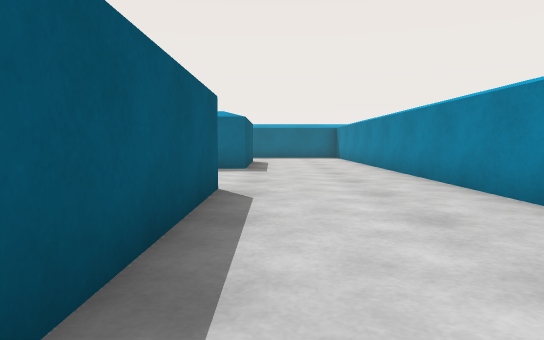
View 1 (above)

24 first-person views from a walk through a scene from a Unity 3-D project. The camera is 0.64 m above the floor, tilts 4° down and sees 70° across. The floor is counted in squares, 1 m on a side. Each view is taken from the middle of a square. On the plan, view 1 faces up. The plan holds only what a view shows up to about 11 squares ahead; the rest is blank. The place goes on beyond the plan. The player character is not drawn. Some animated figures are not drawn.

View 2
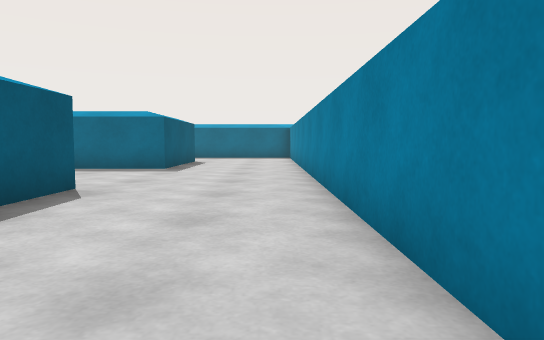

View 3
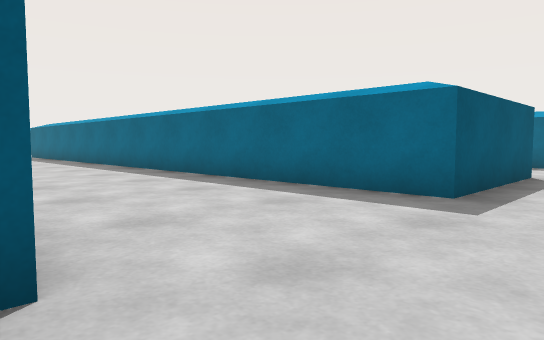

View 4
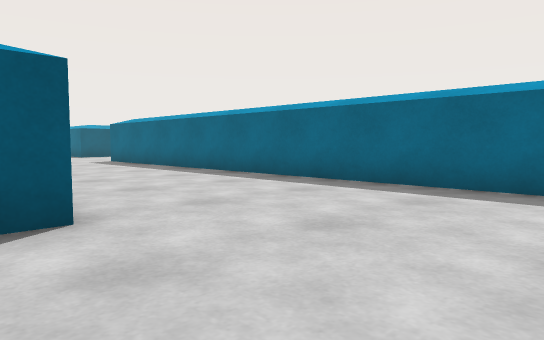

View 5
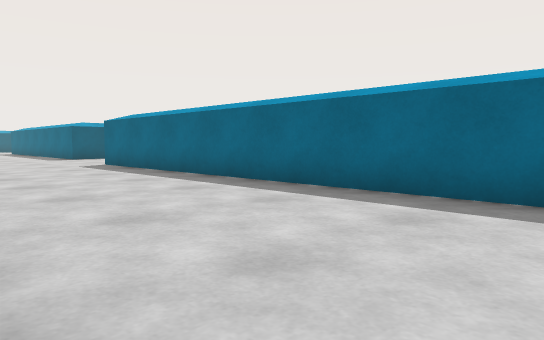

View 6
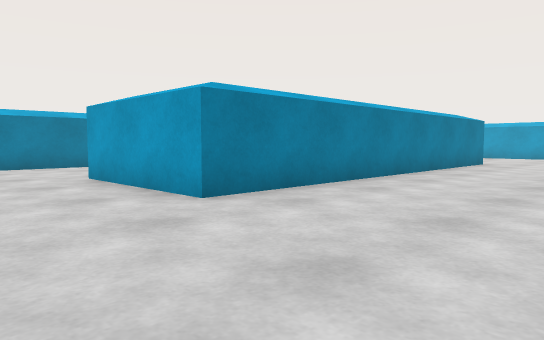

View 7
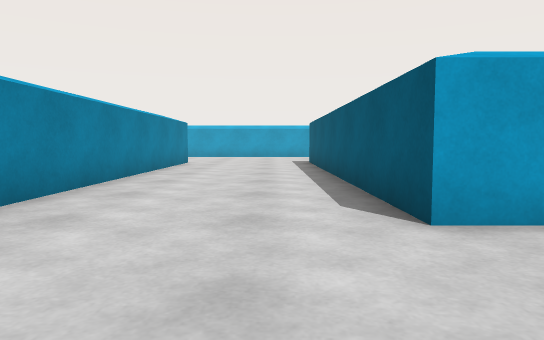

View 8
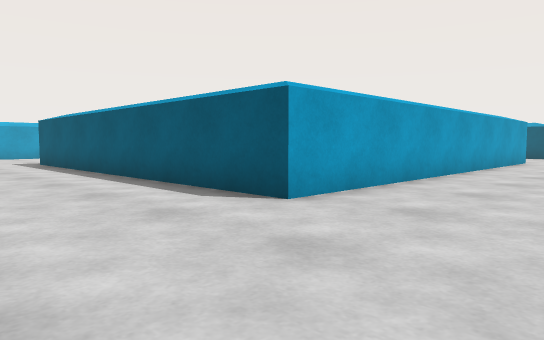

View 9
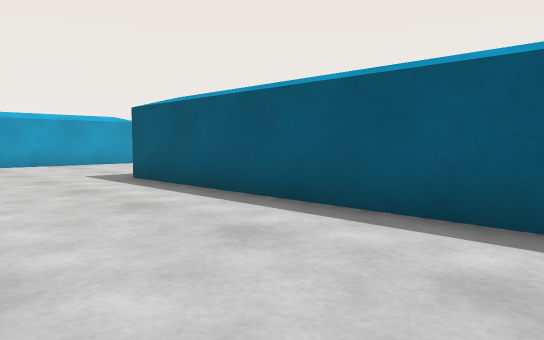

View 10
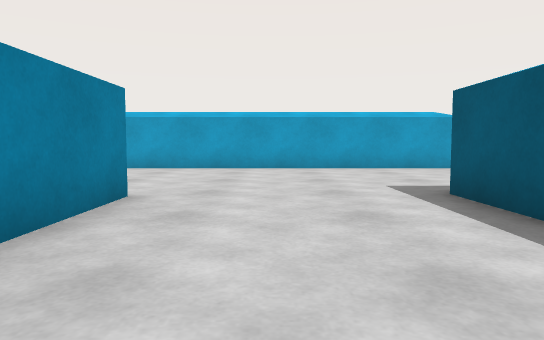

View 11
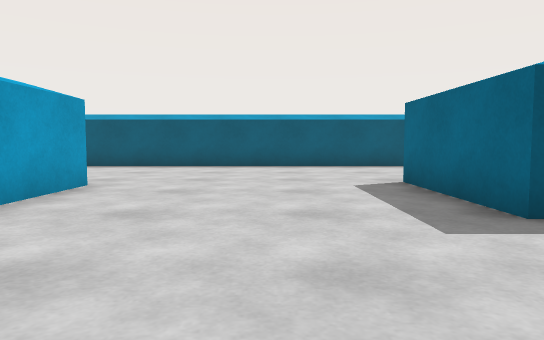

View 12
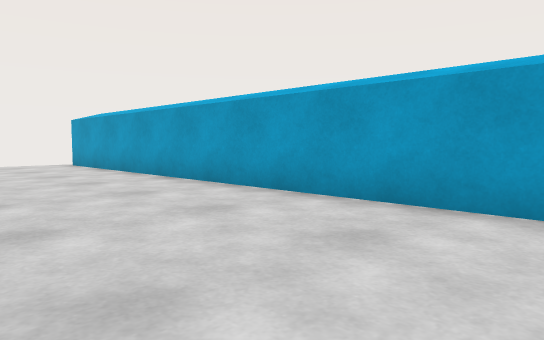

View 13
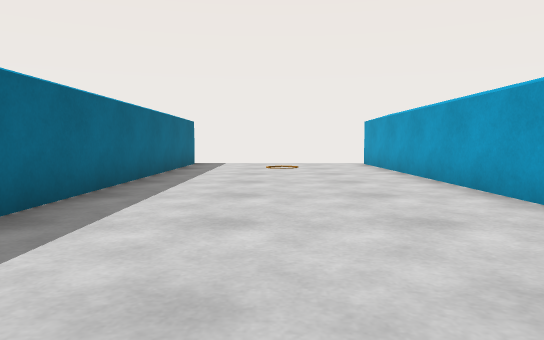

View 14
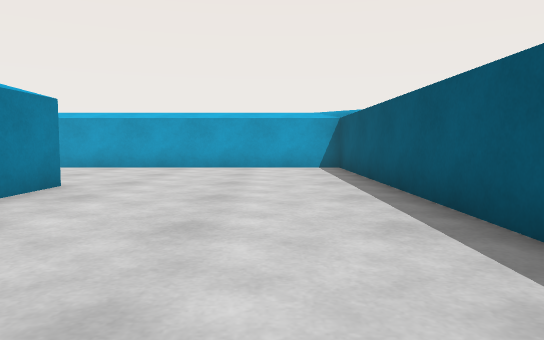

View 15
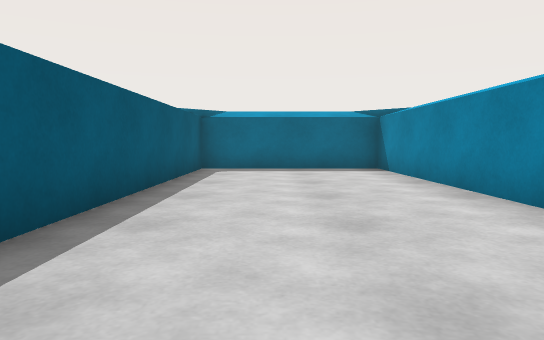

View 16
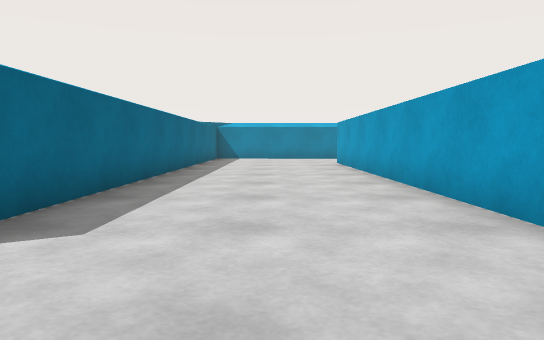

View 17
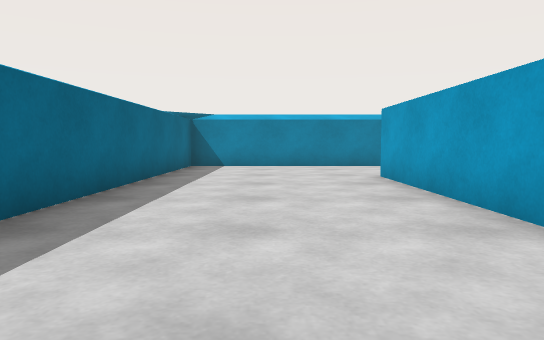

View 18
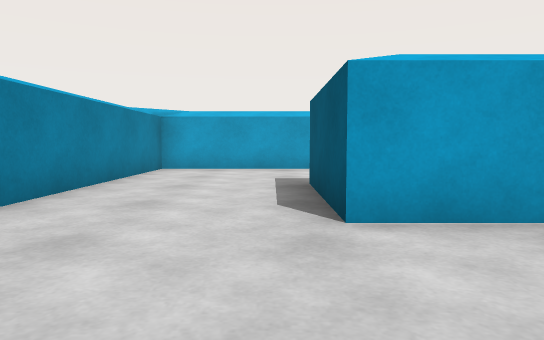

View 19
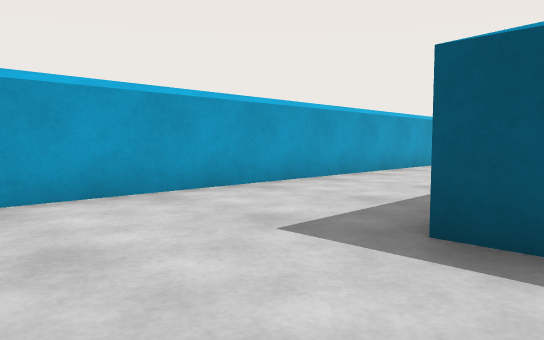

View 20
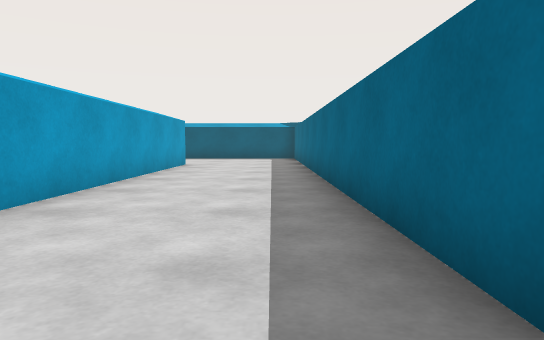

View 21
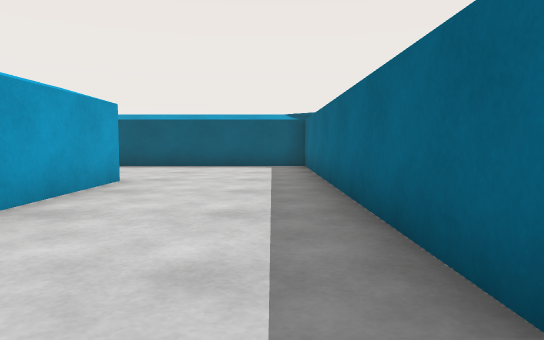

View 22
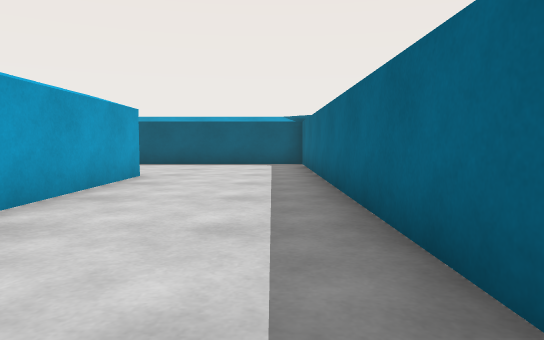

View 23
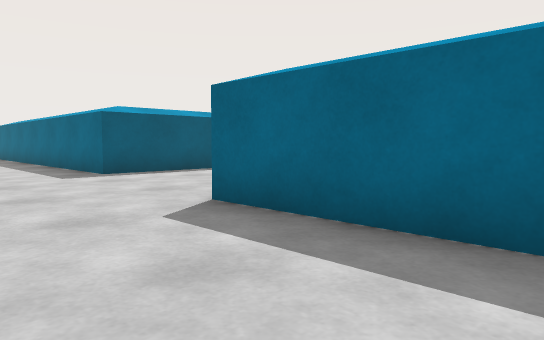

View 24
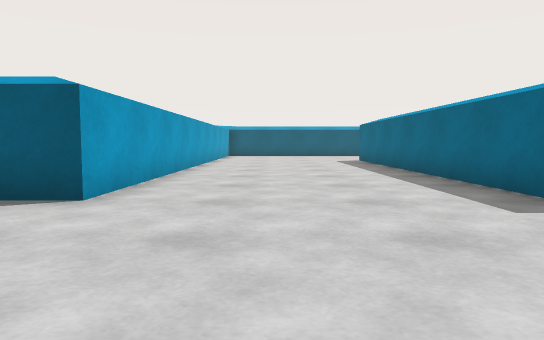

### Floor plan
Points are (right, up) in squares from view 1. A wall is a line through its corners. A room is listed if a view was taken in it or the views show most of it. See-through windows are left out.
Room 1 (views 1, 2, 3, 4, 5, 6, 7, 8, 9, 10, 11, 12, 13, 14, 15, 16, 17, 18, 19, 20, 21, 22, 23, 24)
walls: (-11.3, -4.2) (-11.3, 1.7) (-15.8, 1.7) (-15.8, -17.1) (-0.5, -17.1); (-10.9, -9.8) (6.9, -9.8); (-10.9, -12.9) (-10.9, -11.4); (-4.3, -4.7) (-4.3, 5.4) (-0.8, 5.4) (-0.8, 1); (-17.6, 5) (-8.2, 5) (-8.2, -4.8) (-11.4, -4.8); (-11.6, -23.6) (2.7, -23.6) (2.8, -12.8) (-9.9, -12.8); (-0.8, -17) (-0.8, -19.2); (-0.6, -17.5) (-0.6, -20.1); (-30, 5) (-23.3, 5) (-23.3, 3.9); (2.8, 1) (2.8, 11); (-23, 11.5) (-23, 10.2) (-30.1, 10.2); (-1.2, -20.1) (-15.8, -20.1) (-15.8, -24.5); (6.1, -4.6) (-1.8, -4.6); (-0.8, 11.5) (-0.8, 9.6) (-18.6, 9.6)

Where each view was taken, in squares from view 1:
view 1: 0 up, 0 right, facing up
view 2: 0 up, 2 right, facing up
view 3: 5 up, 1 right, facing up-left
view 4: 4 up, 5 left, facing up-left
view 5: 5 up, 7 left, facing up-left
view 6: 8 up, 8 left, facing down-right
view 7: 8 up, 7 left, facing down
view 8: 8 up, 5 left, facing down-left
view 9: 2 up, 5 left, facing down-left
view 10: 0 up, 6 left, facing down
view 11: 7 down, 5 left, facing left
view 12: 6 down, 5 left, facing down-right
view 13: 7 down, 5 left, facing right
view 14: 7 down, 14 left, facing down
view 15: 8 down, 14 left, facing up
view 16: 15 down, 13 left, facing right
view 17: 15 down, 8 left, facing right
view 18: 14 down, 0 right, facing down
view 19: 19 down, 2 right, facing down-left
view 20: 21 down, 0 right, facing left
view 21: 21 down, 5 left, facing left
view 22: 21 down, 4 left, facing left
view 23: 7 up, 15 left, facing up-left
view 24: 7 up, 19 left, facing left
